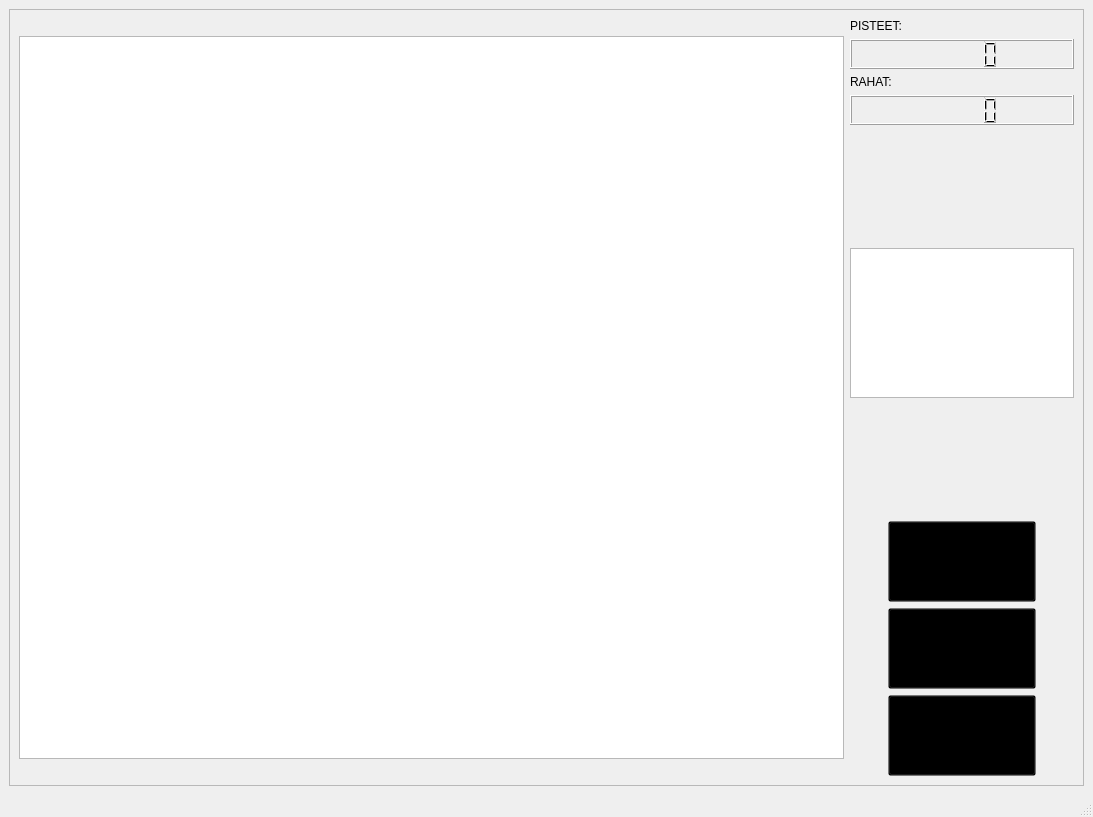
<?xml version="1.0" encoding="UTF-8"?>
<ui version="4.0">
 <class>kaupunkiIkkuna</class>
 <widget class="QMainWindow" name="kaupunkiIkkuna">
  <property name="geometry">
   <rect>
    <x>0</x>
    <y>0</y>
    <width>1093</width>
    <height>817</height>
   </rect>
  </property>
  <property name="windowTitle">
   <string>Kaupunki</string>
  </property>
  <property name="unifiedTitleAndToolBarOnMac">
   <bool>false</bool>
  </property>
  <widget class="QWidget" name="centralwidget">
   <layout class="QGridLayout" name="gridLayout">
    <item row="2" column="0">
     <widget class="QScrollArea" name="scrollArea">
      <property name="focusPolicy">
       <enum>Qt::NoFocus</enum>
      </property>
      <property name="widgetResizable">
       <bool>true</bool>
      </property>
      <widget class="QWidget" name="scrollAreaWidgetContents_2">
       <property name="geometry">
        <rect>
         <x>0</x>
         <y>0</y>
         <width>1073</width>
         <height>775</height>
        </rect>
       </property>
       <layout class="QVBoxLayout" name="verticalLayout_3">
        <item>
         <layout class="QHBoxLayout" name="horizontalLayout">
          <item>
           <widget class="QGraphicsView" name="peliKartta">
            <property name="sizePolicy">
             <sizepolicy hsizetype="Expanding" vsizetype="Expanding">
              <horstretch>0</horstretch>
              <verstretch>0</verstretch>
             </sizepolicy>
            </property>
            <property name="minimumSize">
             <size>
              <width>825</width>
              <height>723</height>
             </size>
            </property>
            <property name="maximumSize">
             <size>
              <width>825</width>
              <height>723</height>
             </size>
            </property>
            <property name="focusPolicy">
             <enum>Qt::StrongFocus</enum>
            </property>
           </widget>
          </item>
          <item>
           <layout class="QVBoxLayout" name="verticalLayout">
            <item>
             <widget class="QLabel" name="pisteTiedot">
              <property name="styleSheet">
               <string notr="true">font: 12pt &quot;Serif&quot;;</string>
              </property>
              <property name="text">
               <string>PISTEET:</string>
              </property>
             </widget>
            </item>
            <item>
             <widget class="QLCDNumber" name="pisteNaytto">
              <property name="minimumSize">
               <size>
                <width>200</width>
                <height>30</height>
               </size>
              </property>
              <property name="maximumSize">
               <size>
                <width>300</width>
                <height>50</height>
               </size>
              </property>
             </widget>
            </item>
            <item>
             <widget class="QLabel" name="rahaTiedot">
              <property name="styleSheet">
               <string notr="true">font: 12pt &quot;Serif&quot;;</string>
              </property>
              <property name="text">
               <string>RAHAT:</string>
              </property>
             </widget>
            </item>
            <item>
             <widget class="QLCDNumber" name="rahaNaytto">
              <property name="minimumSize">
               <size>
                <width>200</width>
                <height>30</height>
               </size>
              </property>
              <property name="maximumSize">
               <size>
                <width>300</width>
                <height>50</height>
               </size>
              </property>
             </widget>
            </item>
            <item>
             <spacer name="verticalSpacer">
              <property name="orientation">
               <enum>Qt::Vertical</enum>
              </property>
              <property name="sizeHint" stdset="0">
               <size>
                <width>20</width>
                <height>40</height>
               </size>
              </property>
             </spacer>
            </item>
            <item>
             <widget class="QTextBrowser" name="parkkihallinTiedot">
              <property name="minimumSize">
               <size>
                <width>200</width>
                <height>150</height>
               </size>
              </property>
              <property name="maximumSize">
               <size>
                <width>300</width>
                <height>150</height>
               </size>
              </property>
              <property name="focusPolicy">
               <enum>Qt::NoFocus</enum>
              </property>
             </widget>
            </item>
            <item>
             <spacer name="verticalSpacer_2">
              <property name="orientation">
               <enum>Qt::Vertical</enum>
              </property>
              <property name="sizeHint" stdset="0">
               <size>
                <width>20</width>
                <height>40</height>
               </size>
              </property>
             </spacer>
            </item>
            <item alignment="Qt::AlignHCenter">
             <widget class="QPushButton" name="phalliNappi">
              <property name="minimumSize">
               <size>
                <width>148</width>
                <height>81</height>
               </size>
              </property>
              <property name="maximumSize">
               <size>
                <width>148</width>
                <height>81</height>
               </size>
              </property>
              <property name="focusPolicy">
               <enum>Qt::ClickFocus</enum>
              </property>
              <property name="styleSheet">
               <string notr="true">background-color: transparent;</string>
              </property>
              <property name="text">
               <string/>
              </property>
              <property name="icon">
               <iconset resource="Kuvat.qrc">
                <normaloff>:/new/prefix1/Kuvat/menePhalliinNappi.png</normaloff>:/new/prefix1/Kuvat/menePhalliinNappi.png</iconset>
              </property>
              <property name="iconSize">
               <size>
                <width>148</width>
                <height>81</height>
               </size>
              </property>
             </widget>
            </item>
            <item alignment="Qt::AlignHCenter">
             <widget class="QPushButton" name="kauppaNappi">
              <property name="minimumSize">
               <size>
                <width>148</width>
                <height>81</height>
               </size>
              </property>
              <property name="maximumSize">
               <size>
                <width>148</width>
                <height>81</height>
               </size>
              </property>
              <property name="focusPolicy">
               <enum>Qt::ClickFocus</enum>
              </property>
              <property name="styleSheet">
               <string notr="true">background-color: transparent;</string>
              </property>
              <property name="text">
               <string/>
              </property>
              <property name="icon">
               <iconset resource="Kuvat.qrc">
                <normaloff>:/new/prefix1/Kuvat/meneKauppaanNappi.png</normaloff>:/new/prefix1/Kuvat/meneKauppaanNappi.png</iconset>
              </property>
              <property name="iconSize">
               <size>
                <width>148</width>
                <height>81</height>
               </size>
              </property>
             </widget>
            </item>
            <item alignment="Qt::AlignHCenter">
             <widget class="QPushButton" name="lopetaNappi">
              <property name="minimumSize">
               <size>
                <width>148</width>
                <height>81</height>
               </size>
              </property>
              <property name="maximumSize">
               <size>
                <width>148</width>
                <height>81</height>
               </size>
              </property>
              <property name="focusPolicy">
               <enum>Qt::ClickFocus</enum>
              </property>
              <property name="styleSheet">
               <string notr="true">background-color: transparent;</string>
              </property>
              <property name="text">
               <string/>
              </property>
              <property name="icon">
               <iconset resource="Kuvat.qrc">
                <normaloff>:/new/prefix1/Kuvat/lopetaNappi.png</normaloff>:/new/prefix1/Kuvat/lopetaNappi.png</iconset>
              </property>
              <property name="iconSize">
               <size>
                <width>148</width>
                <height>81</height>
               </size>
              </property>
             </widget>
            </item>
           </layout>
          </item>
         </layout>
        </item>
       </layout>
      </widget>
     </widget>
    </item>
   </layout>
  </widget>
  <widget class="QStatusBar" name="statusbar"/>
 </widget>
 <resources>
  <include location="Kuvat.qrc"/>
 </resources>
 <connections/>
</ui>
